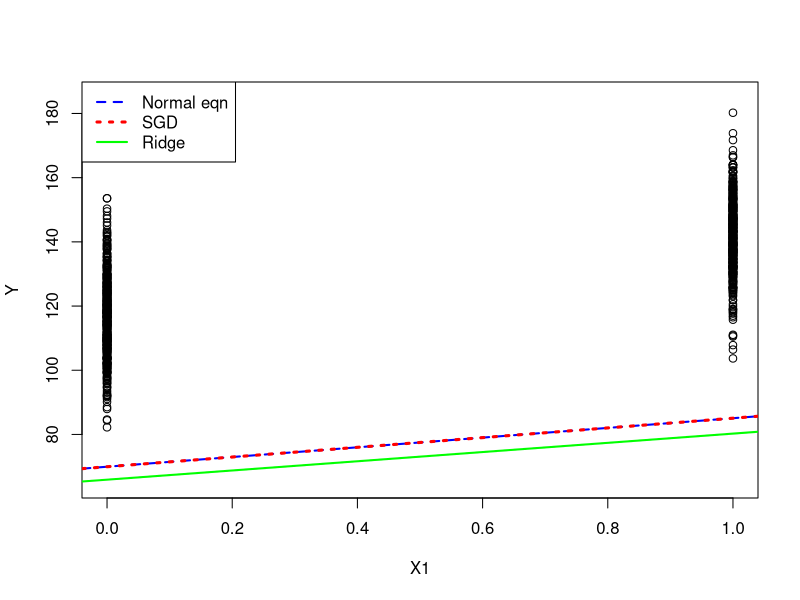
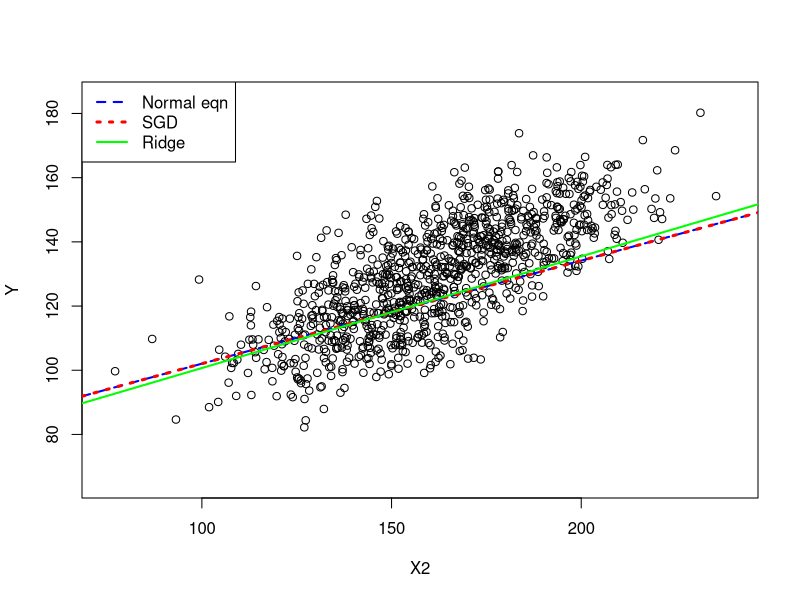
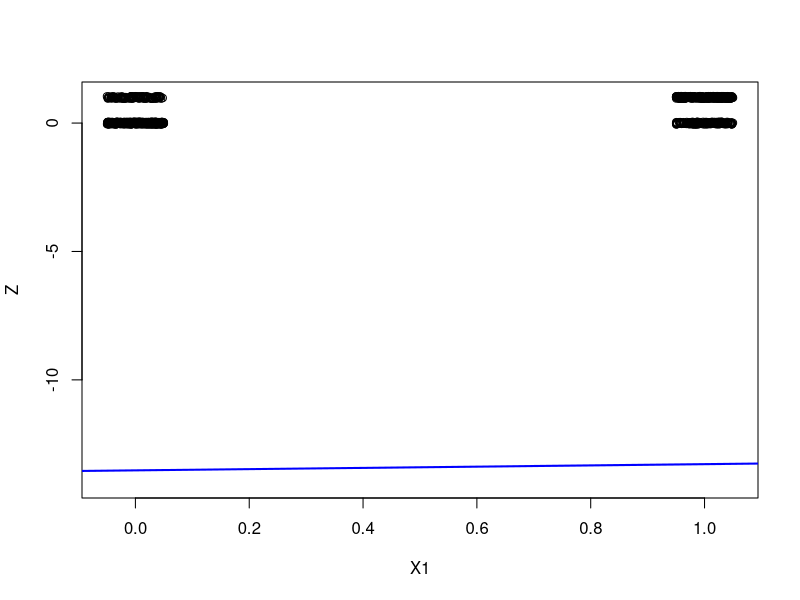
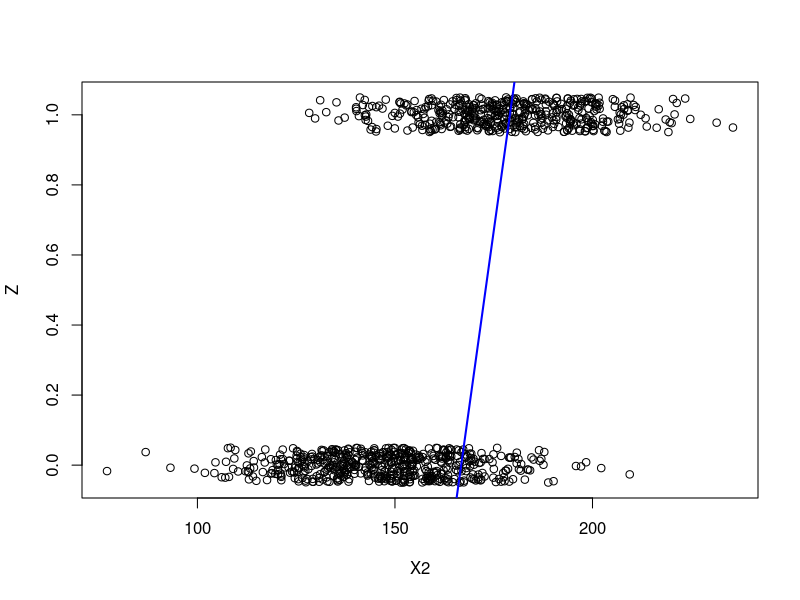

Source code (R) for these figures, in order:
# CS 571, Duke University, Fall 2013
# Matt Dickenson - mcd31
# Homework 3

# Problem 1

setwd('~/github/cs571/homework/hw3')
lindata = read.table("HW3_linear_regression.txt", header=TRUE)
dim(lindata)
head(lindata)

# A 
X = as.matrix(lindata[1:1000 , 1:2])
X = cbind(1, X)
Y = as.matrix(lindata[1:1000 , 3])

normaleqn = function(x, y){
	x.prime.x.inverse = solve(t(x) %*% x)
	x.prime.y = t(x) %*% y 
	beta = x.prime.x.inverse %*% x.prime.y
	return(beta)
}

beta.hat = normaleqn(X, Y)
beta.hat #=> 69.942167, 15.119109, 0.321028

# B
linreg = function(X, Y){
	RSS = function(b, x, y){
		residuals = y - (x %*% b )
		sq.resid = residuals^2
		rss = sum(sq.resid)
		return(rss)
	}
	results = optim(rep(0, ncol(X)), RSS,
		hessian=TRUE, method="BFGS", x=X, y=Y)
	list(beta=results$par, 
		vcov=solve(results$hessian),
		converged=results$convergence==0)
}
model = linreg(X, Y)
model$beta #=> 69.942167, 15.119109, 0.321028

# C 
ridgereg = function(X, Y, sigma.sq=1, tau.sq=1){
	lambda = sigma.sq / tau.sq 
	D = ncol(X)
	lambda.id = lambda * diag(D)
	X.prime.X = t(X) %*% X
	lambda.X.prime.X.inverse = solve(lambda.id + X.prime.X)
	X.prime.Y = t(X) %*% Y
	beta.hat = lambda.X.prime.X.inverse %*% X.prime.Y
	return(beta.hat)
}
beta.ridge = ridgereg(X, Y)
beta.ridge #=> 65.9129285, 14.3521921, 0.3478858

# D 
# a
y.hat = X %*% beta.hat
RSSa = sum((Y - y.hat)^2)
RSSa #=> 98729.33
# b 
model.yhat = X %*% model$beta
RSSb = sum((Y - model.yhat)^2)
RSSb #=> 98729.33
# c
ridge.yhat = X %*% beta.ridge
RSSc = sum((Y - ridge.yhat)^2)
RSSc #=> 99005.91

# E
X.test = as.matrix(lindata[1001:1100 , 1:2])
X.test = cbind(1, X.test)
Y.test = as.matrix(lindata[1001:1100 , 3])
# a
y.hat = X.test %*% beta.hat
RSSa = sum((Y.test - y.hat)^2)
RSSa #=> 11573.24
# b 
model.yhat = X.test %*% model$beta
RSSb = sum((Y.test - model.yhat)^2)
RSSb #=> 11573.24
# c
ridge.yhat = X.test %*% beta.ridge
RSSc = sum((Y.test - ridge.yhat)^2)
RSSc #=> 11523.47

# F 
X.hypo = matrix(c(1,1,135), nrow=1)
est1 = X.hypo %*% beta.hat
est1
est2 = X.hypo %*% model$beta
est2
est3 = X.hypo %*% beta.ridge
est3

# G 
X1 = as.matrix(lindata[1:1000 , 1])
X2 = as.matrix(lindata[1:1000, 2])
Y = as.matrix(lindata[1:1000 , 3])
summary(X1)
summary(X2)
summary(Y)

# x1 plot
pdf("p1x1.pdf")
plot(X1, Y, # pch=16,
	xlim=c(0,1),
	ylim=c(65, 185))
abline(beta.hat[1,], beta.hat[2,], lty=2, col="blue", lwd=2)
abline(model$beta[1], model$beta[2], lty=3, lwd=3, col="red")
abline(beta.ridge[1,], beta.ridge[2,], col="green", lwd=2)
legend("topleft", legend=c("Normal eqn", "SGD", "Ridge"), 
	lty=c(2, 3, 1), lwd=c(2,3,2), col=c("blue", "red", "green"))
dev.off()

pdf("p1x2.pdf")
plot(X2, Y, # pch=16,
	xlim=c(75, 240),
	ylim=c(65, 185))
abline(beta.hat[1,], beta.hat[3,], lty=2, col="blue", lwd=2)
abline(model$beta[1], model$beta[3], lty=3, lwd=3, col="red")
abline(beta.ridge[1,], beta.ridge[3,], col="green", lwd=2)
legend("topleft", legend=c("Normal eqn", "SGD", "Ridge"), 
	lty=c(2, 3, 1), lwd=c(2,3,2), col=c("blue", "red", "green"))
dev.off()






# Problem 2

logdata = read.table("HW3_logistic_regression.txt", header=TRUE)
dim(logdata)
head(logdata)

# A 
X = as.matrix(logdata[1:1000 , 1:2])
X = cbind(1, X)
Z = as.matrix(logdata[1:1000 , 3])

sigm = function(eta){
	out = exp(eta)/( exp(eta) + 1)
	return(out)
}

irls = function(X, Y, epsilon=1/1e10){
	D = ncol(X)
	N = nrow(X)
	
	w = matrix(0, nrow=D, ncol=D) 
	w0 = log(mean(Y)/(1-mean(Y)))
	eta = mu = s = z = matrix(NA, nrow=N, ncol=D)
	
	converged = FALSE
	numiters = 0 
	while(!converged){
		last.w = w 
		for(i in 1:N){
			xi = matrix(X[i, ], ncol=1) 
			eta[i, ] = w0 + (t(w) %*% xi)
			mu[i, ] = sigm(eta[i, ])
			s[i, ] = mu[i, ] * (1-mu[i, ])
			z[i, ] = eta[i, ] + ((Y[i, ] - mu[i, ])/s[i, ])
		}
		S = matrix(0, nrow=N, ncol=N)
		for(i in 1:N){
			S[i, i] = s[i]
		}
		first.term = solve(t(X) %*% S %*% X)
		second.term = t(X) %*% S %*% z 
		w =  first.term %*% second.term
		numiters = numiters + 1
		diff = w - last.w 
		smalldiff = TRUE
		for(i in 1:D){
			smalldiff = smalldiff & (diff[i, i] < epsilon)
		}
		if(smalldiff){ 
			converged = TRUE 
			output = paste("converged after ", numiters, " iterations", sep="")
			print(output)
		}
		if(numiters > 100){
			print("reached max iterations")
			break 
		}
	}
	return(w)
}

w = irls(X, Z)

# B 
beta = w[, 1]
z.hat =sigm(X %*% beta)
head(z.hat)
summary(z.hat)
RSSa = sum((Z - z.hat)^2)
RSSa #=> 141.4738

# C 
X.test = as.matrix(logdata[1001:1100 , 1:2])
X.test = cbind(1, X.test)
Z.test = as.matrix(logdata[1001:1100 , 3])
z.test.hat = sigm(X.test %*% beta)
summary(z.test.hat)
RSSb = sum((Z.test - z.test.hat)^2)
RSSb #=> 15.73171

# F (sic) 
X.hypo = matrix(c(1,1,135), ncol=1)
Z.hypo = sigm(beta %*% X.hypo)
Z.hypo

# G 
X1 = as.matrix(logdata[1:1000 , 1])
X2 = as.matrix(logdata[1:1000 , 2])
Z = as.matrix(logdata[1:1000 , 3])

pdf("p2x1.pdf")
plot(jitter(X1, amount=0.05), jitter(Z, amount=0.05),
	xlab="X1", ylab="Z", ylim=c(-14,1))
# abline(sigm(beta[1]), sigm(beta[2]))
abline(beta[1], beta[2], col="blue", lwd=2)
dev.off()

pdf("p2x2.pdf")
plot(X2, jitter(Z, amount=0.05),
	xlab="X2", ylab="Z")
abline(beta[1], beta[3], col="blue", lwd=2)
dev.off()


# H 
cor(logdata[, 1], logdata[, 2])